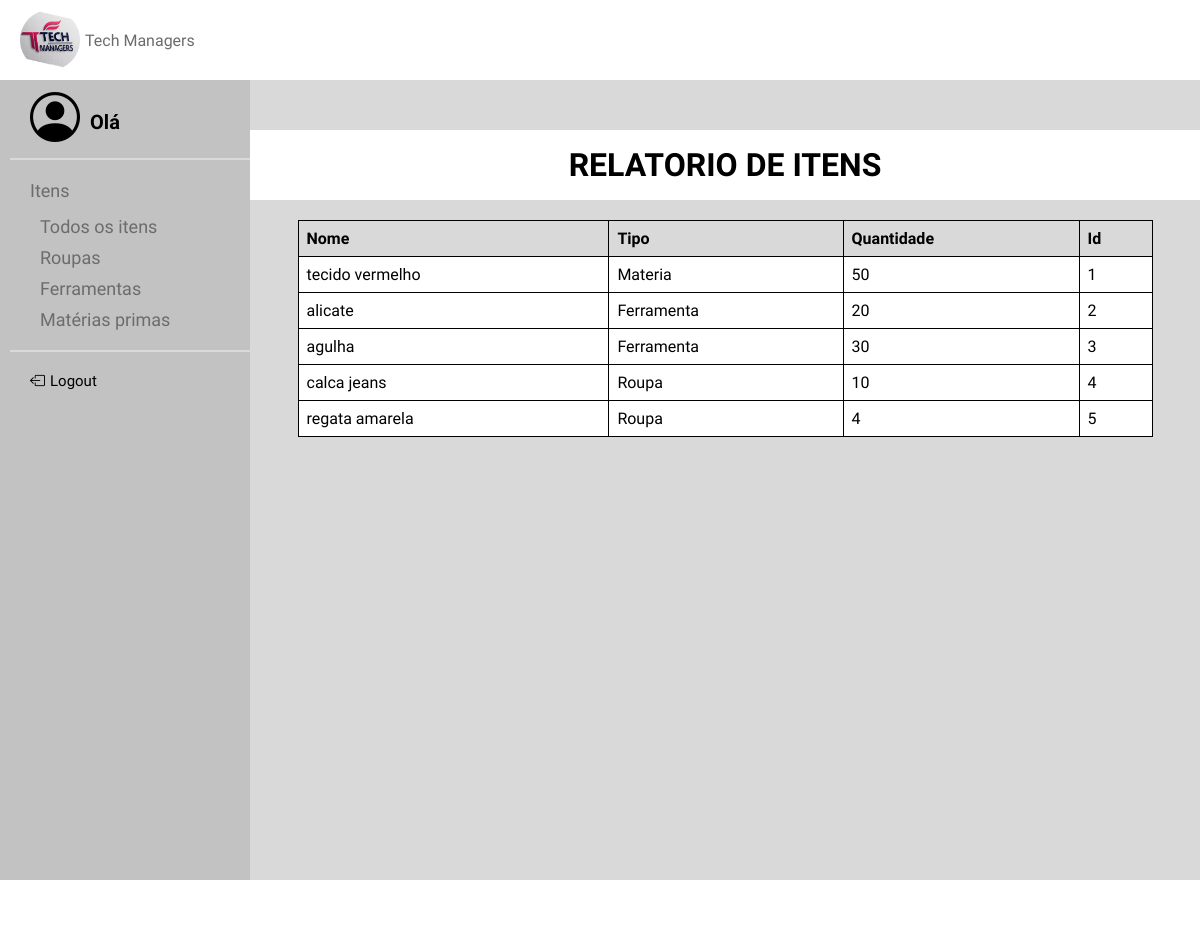
Before: /TelaRelatorio with the older database file.
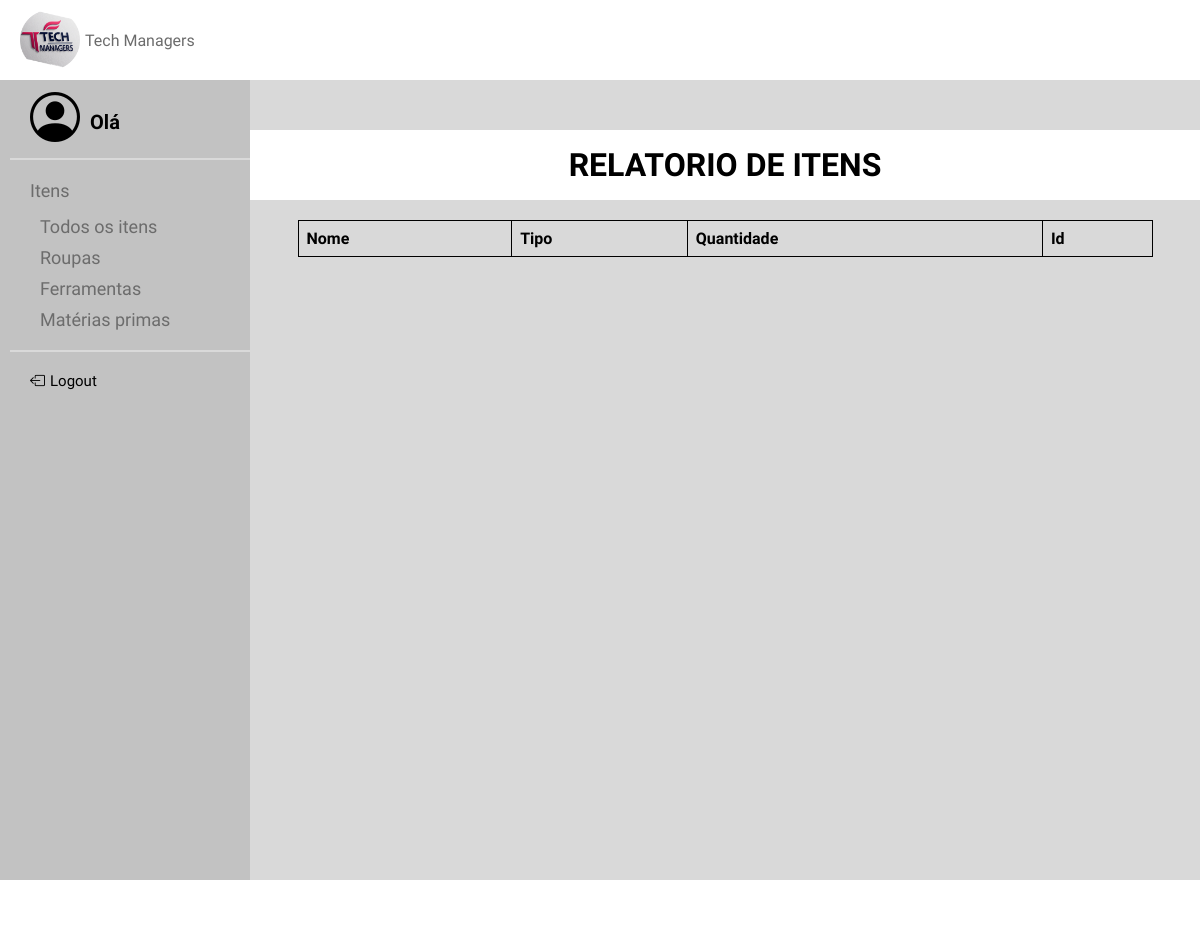
After: the same page with the newer database file.
### models.py (models this page shows, shortened)
class ITEM(Base):
    __tablename__ = 'item'
    id = Column(Integer, primary_key=True, unique=True, nullable=False, index=True)
    nome = Column(String(40), nullable=False, index=True)
    tipo = Column(String(40), nullable=False, index=True)
    quantidade = Column(Integer, nullable=False, index=True)

### app.py (the view)
@app.route('/TelaRelatorio', methods=['GET'])
def TelaRelatorio():
    itens = ITEM.query.all()
    return render_template("RelatorioItens.html", itens=itens)

### templates/RelatorioItens.html
<!DOCTYPE html>
{% extends "base.html" %}
{% block conteudo %}
    <link rel="stylesheet" href="../static/RelatorioItens.css">
    <h1>RELATORIO DE ITENS</h1>
    <table>
        <thead>
        <tr>
            <th>Nome</th>
            <th>Tipo</th>
            <th>Quantidade</th>
            <th>Id</th>
        </tr>
        </thead>
        <tbody>
        {% for item in itens %}
        <tr>
            <td>{{ item.nome }}</td>
            <td>{{ item.tipo }}</td>
            <td>{{ item.quantidade }}</td>
            <td>{{ item.id }}</td>
        </tr>
        {% endfor %}
        </tbody>
    </table>
{% endblock %}

### templates/base.html (shortened to what this page needs)
<!DOCTYPE html>
<html lang="pt-br">
<head>
    <link rel="stylesheet" href="https://cdn.jsdelivr.net/npm/bootstrap-icons@1.10.5/font/bootstrap-icons.css">
    <link rel="stylesheet" href="/static/base.css">
</head>
<body>
<header>
    <a class="navbar-brand" id="logo">
        <img src="../static/imagens/logo.png" width="60" height="60">
        <strong class="koulen-regular" id="txt_logo">Tech Managers</strong>
    </a>
</header>
<aside class="sidebar">
    {% if 'admin' in session and session['admin'] %}
        <div class="pessoa"><i class="bi bi-person-circle" id="person"></i>
            <p>Olá Admin</p></div>
        <hr>
        <dl class="lista">
            <dt class="dt1" id="txt"><a href="{{ url_for('telafuncionarios') }}">Funcionarios</a></dt>
            <dt class="dt2" id="txt"><a href="{{ url_for('telaitens') }}">Itens</a></dt>
            <dd class="dd1" id="txt"><a href="{{ url_for('telaitens') }}">Todos os itens</a></dd>
            <dd class="dd2" id="txt"><a href="{{ url_for('tela_roupas') }}">Roupas</a></dd>
            <dd class="dd3" id="txt"><a href="{{ url_for('tela_ferramentas') }}">Ferramentas</a></dd>
            <dd class="dd4" id="txt"><a href="{{ url_for('tela_materia_prima') }}">Matérias primas</a></dd>
        </dl>
    {% else %}
        <div class="pessoa"><i class="bi bi-person-circle" id="person"></i>
            <p>Olá {{ session['nome_funcionario'] }}</p></div>
        <hr>
        <dl class="lista">
            <dt class="dt2" id="txt"><a href="{{ url_for('TelaFI') }}">Itens</a></dt>
            <dd class="dd1" id="txt"><a href="{{ url_for('TelaFI') }}">Todos os itens</a></dd>
            <dd class="dd2" id="txt"><a href="{{ url_for('tela_roupas') }}">Roupas</a></dd>
            <dd class="dd3" id="txt"><a href="{{ url_for('tela_ferramentas') }}">Ferramentas</a></dd>
            <dd class="dd4" id="txt"><a href="{{ url_for('tela_materia_prima') }}">Matérias primas</a></dd>
        </dl>
    {% endif %}
        <hr>
        <div class="deslogar"><i class="bi bi-box-arrow-left" id="logout"></i>
            <a href="{{ url_for('logout') }}">Logout</a></div>
</aside>
<main>
    <div class="meio">
        {% block conteudo %}
        {% endblock %}
    </div>
</main>
<footer>
</footer>
</body>
</html>

### static/base.css (style rules this page uses)
* { margin: 0; padding: 0; }
.koulen-regular { font-family: "Koulen", sans-serif; font-weight: 400; font-style: normal; }
body { background-color: #d9d9d9; display: grid; grid-template-columns: auto 1fr 1fr; }
header { width: 100%; height: 80px; background-color: #ffffff; display: flex; flex-direction: row; padding-left: 20px; justify-items: center; text-align: center; justify-content: flex-start; grid-column: span 3; }
#logo { margin-right: auto; display: flex; text-align: center; align-items: center; gap: 5px; width: auto; height: auto; }
main { height: 100%; width: 100%; min-height:100vh; display: flex; flex-direction: row; align-items: start; grid-column: span 2; }
footer { height: 50px; width: 100%; background-color: white; grid-column: span 3; }
aside hr { border: 1px solid #d9d9d9; margin-top: 10px; margin-bottom: 20px; margin-left: 10px; }
aside { height: inherit; width: 250px; background-color: #C2C2C2; color: #6c6c6c; padding-top: 10px; font-family: "Mako", sans-serif; font-size: 18px; display: flex; flex-direction: column; grid-column: span 1; }
#person { color: black; font-size: 50px; }
.pessoa { display: flex; flex-direction: row; font-size: 20px; margin-left: 30px; }
.pessoa p { margin-top: 20px; margin-left: 10px; color: black; font-weight: bold; }
#logout { color: black; font-size: 15px; }
.deslogar { display: flex; flex-direction: row; font-size: 15px; margin-left: 30px; color: black; }
.deslogar a { margin-left: 5px; color: black; }
dl { margin-left: 10px; display: flex; flex-direction: column; }
dt { margin-left: 20px; margin-bottom: 10px; }
.dt2 { margin-bottom: 15px; }
dd { margin-left: 30px; margin-bottom: 10px; }
.meio { width: 100%; height: 100%; background-color: #d9d9d9; }
a { text-decoration: none; color: #6c6c6c; }

### static/RelatorioItens.css (style rules this page uses)
h1 { width: 100%; height: 70px; display: flex; background-color: white; align-items: center; justify-content: center; text-align: center; margin-bottom: 20px; font-family: "Koulen", sans-serif; align-self: center; justify-self: center; margin-top: 50px; }
.meio { display: flex; flex-direction: column; align-items: center; }
table { width: 90%; border-collapse: collapse; align-self: center; justify-self: center; font-family: "Koulen", sans-serif; }
th, td { border: 1px solid black; padding: 8px; text-align: left; }
th { background-color: #d9d9d9; }

Changed rows visible on the page:
removed ITEM: nome "tecido vermelho", tipo "Materia", quantidade "50", id "1"
removed ITEM: nome "alicate", tipo "Ferramenta", quantidade "20", id "2"
removed ITEM: nome "agulha", tipo "Ferramenta", quantidade "30", id "3"
removed ITEM: nome "calca jeans", tipo "Roupa", quantidade "10", id "4"
removed ITEM: nome "regata amarela", tipo "Roupa", quantidade "4", id "5"
